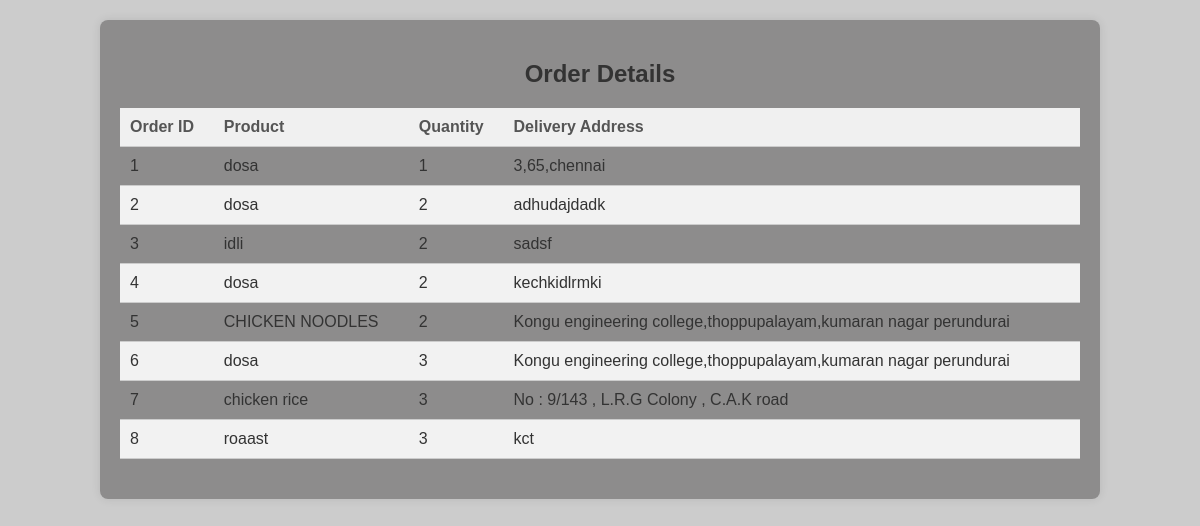
Screenshot of /total_orders with the database file from the repository.
### tables this page shows
CREATE TABLE orders
                                 (id INTEGER PRIMARY KEY AUTOINCREMENT,
                                 name TEXT NOT NULL,
                                 mail TEXT NOT NULL,
                                 phone TEXT NOT NULL,
                                 item TEXT NOT NULL,
                                 quantity INTEGER NOT NULL,
                                 delivery_address TEXT NOT NULL);

### appp.py (the view)
@app.route('/total_orders')
def total_orders():
    conn = DatabaseManager.create_connection(database)
    orders = DatabaseManager.get_orders(conn)
    DatabaseManager.close_connection(conn)
    order_details = []
    for order in orders:
        order_id, customer_name, email, phone, product, quantity, delivery_info = order
        order_details.append([order_id, product, quantity, delivery_info])
    return render_template('totalorders.html', order_details=order_details)

### dbb.py (called while the page is built)
    @staticmethod
    def create_connection(db_file):
        conn = None
        try:
            conn = sqlite3.connect(db_file)
            return conn
        except sqlite3.Error as e:
            print(e)
            return None

    @staticmethod
    def close_connection(conn):
        if conn:
            conn.close()
            print("Connection closed.")

    @staticmethod
    def get_orders(conn):
        try:
            cursor = conn.cursor()
            cursor.execute("SELECT * FROM orders")
            rows = cursor.fetchall()
            return rows
        except sqlite3.Error as e:
            print(e)

### templates/totalorders.html (shortened to what this page needs)
<!DOCTYPE html>
<html lang="en">
<head>
</head>
<body>
    <div class="container">
        <h2 style="text-align: center;">Order Details</h2>
        <table>
            <thead>
                <tr>
                    <th>Order ID</th>
                    <th>Product</th>
                    <th>Quantity</th>
                    <th>Delivery Address</th>
                </tr>
            </thead>
            <tbody>
                {% for order_detail in order_details %}
                    <tr>
                        <td>{{ order_detail[0] }}</td>
                        <td>{{ order_detail[1] }}</td>
                        <td>{{ order_detail[2] }}</td>
                        <td>{{ order_detail[3] }}</td>
                    </tr>
                {% endfor %}
            </tbody>
        </table>
    </div>
</body>
</html>

### templates/totalorders.html (style rules this page uses)
body { background-color: #ccc; background-size: cover; font-family: Arial, sans-serif; margin: 0; padding: 0; color: #333; }
.container { width: 80%; margin: 20px auto; background-color: rgba(126, 124, 124, 0.8); padding: 20px; border-radius: 8px; box-shadow: 0 0 10px rgba(0, 0, 0, 0.1); }
table { width: 100%; border-collapse: collapse; margin-bottom: 20px; }
th, td { padding: 10px; border-bottom: 1px solid #ccc; text-align: left; }
th { background-color: #f0f0f0; color: #555; }
tr:nth-child(even) { background-color: #f2f2f2; }

### rows the page displays
orders: id "1", item "dosa", order_detail "1", delivery_address "3,65,chennai"
orders: id "2", item "dosa", order_detail "2", delivery_address "adhudajdadk"
orders: id "3", item "idli", quantity "2", delivery_address "sadsf"
orders: id "4", item "dosa", quantity "2", delivery_address "kechkidlrmki"
orders: id "5", item "CHICKEN NOODLES", quantity "2", delivery_address "Kongu engineering college,thoppupalayam,kumaran nagar perundurai"
orders: id "6", item "dosa", quantity "3", delivery_address "Kongu engineering college,thoppupalayam,kumaran nagar perundurai"
orders: id "7", item "chicken rice", quantity "3", delivery_address "No : 9/143 , L.R.G Colony , C.A.K road"
orders: id "8", item "roaast", quantity "3", delivery_address "kct"
